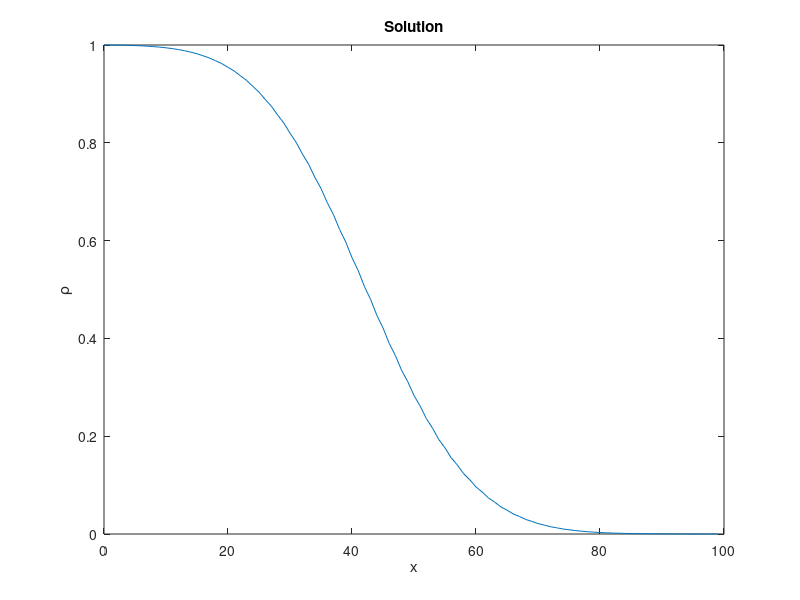

The MATLAB script that drew this image:
clear; close all; clc;

% Input parameters.
nodes = 100;
u = 0.1;
dt = 1.0;
timesteps = 400;
dx = 1.0;
twall = 1.0; % left-hand wall temperature.

% Constants.
alpha = 0.25;

% Derived inputs.
L = dx*(nodes-1);
ck = dx/dt;
csq = ck.^2;
omega = 1 / ( alpha / (dt*csq) + 0.5 );

% Initial conditions.
f1 = zeros(nodes,1);
f2 = zeros(nodes,1);
rho = zeros(nodes,1);

% Main loop.
for iter = 1:timesteps
    % Reconstruct solution.
    rho = f1 + f2;
    % Collision.
    feq1 = 0.5*rho*(1 + u / ck); % extra term added to simulate advection.
    feq2 = 0.5*rho*(1 - u / ck); % w1 = w2 = 0.5
    f1 = (1-omega)*f1 + omega*feq1;
    f2 = (1-omega)*f2 + omega*feq2;
    % Streaming.
    f1(2:end-1) = f1(1:end-2);
    f2(1:end-1) = f2(2:end);
    % BC.
    f1(1) = twall - f2(1); % x = 0, T = twall.
    f1(end) = f1(end-1); % x = L, adiabatic.
    f2(end) = f2(end-1); % x = L, adiabatic.
end
rho = f1 + f2;

% Plot results.
x = linspace(0,L,nodes);
plot(x,rho);
title('Solution');
xlabel('x');
ylabel('\rho');
